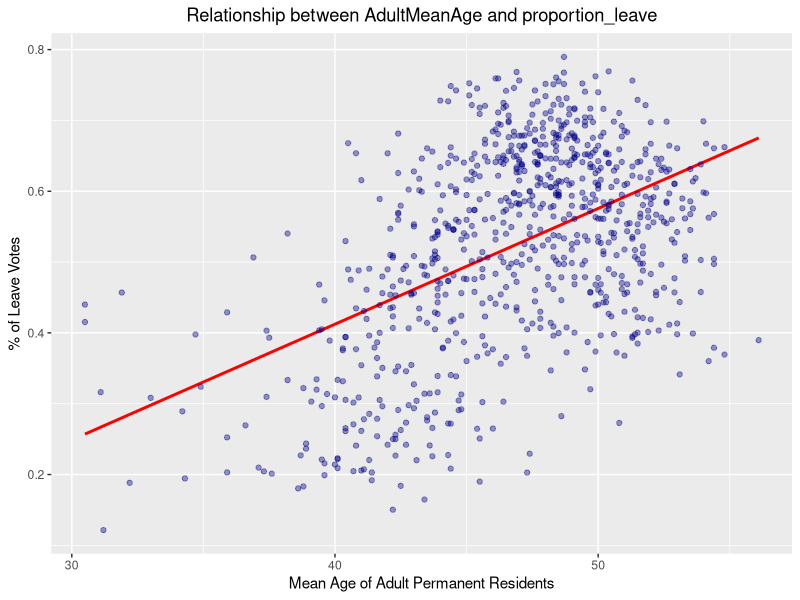
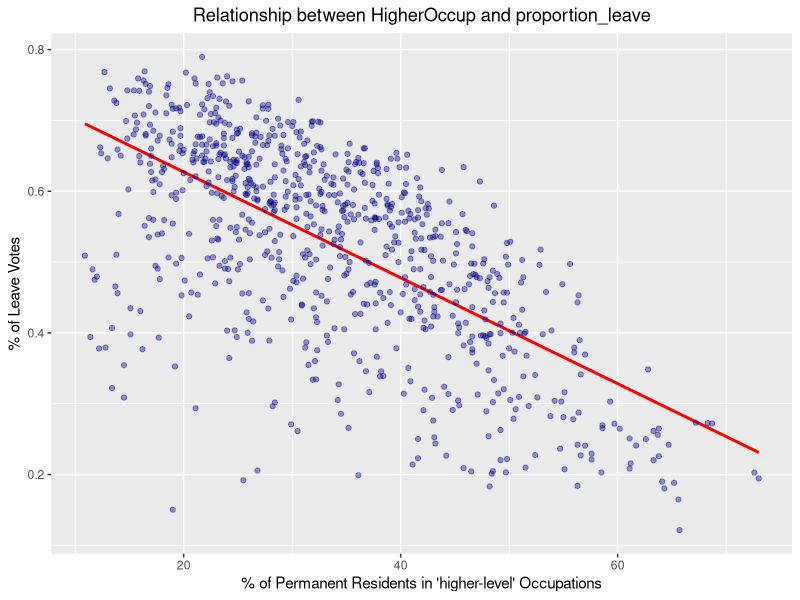
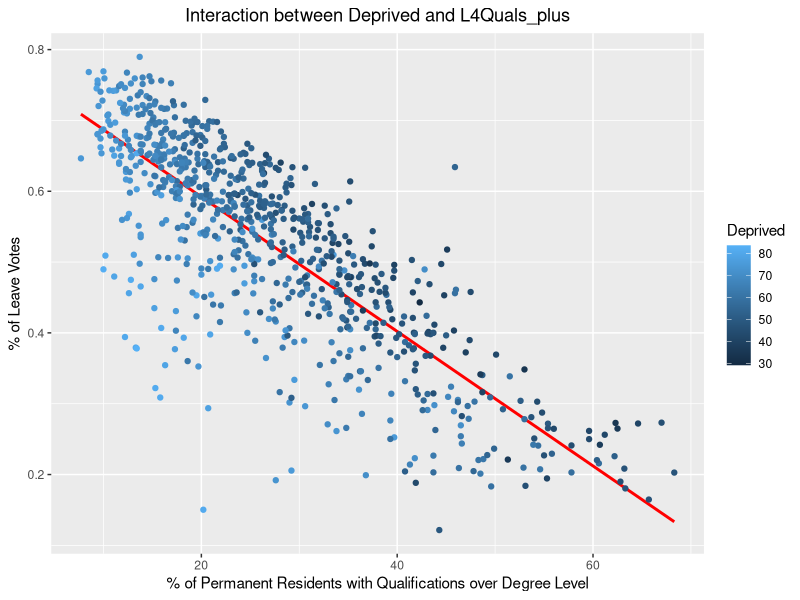
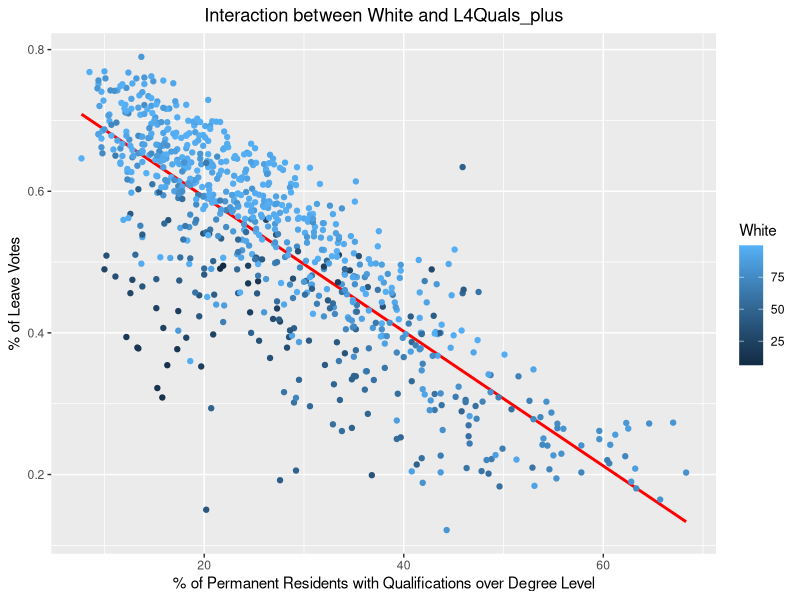
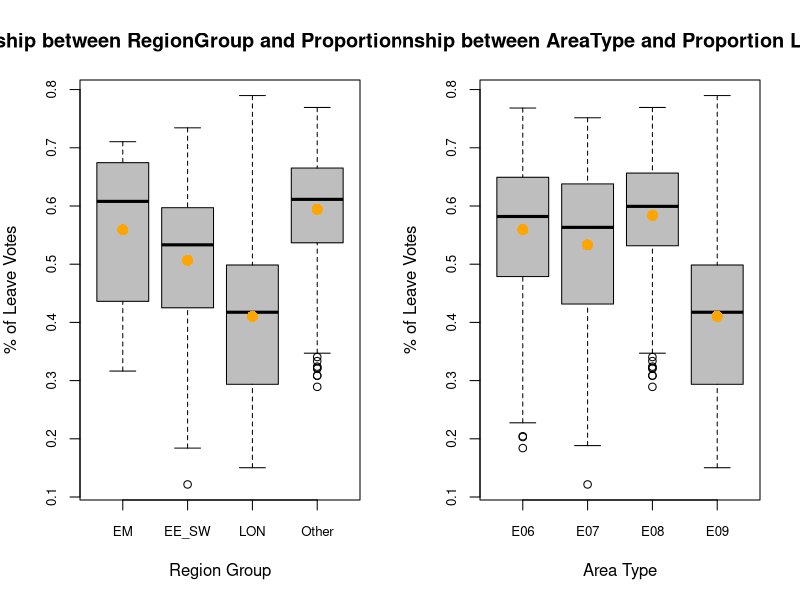
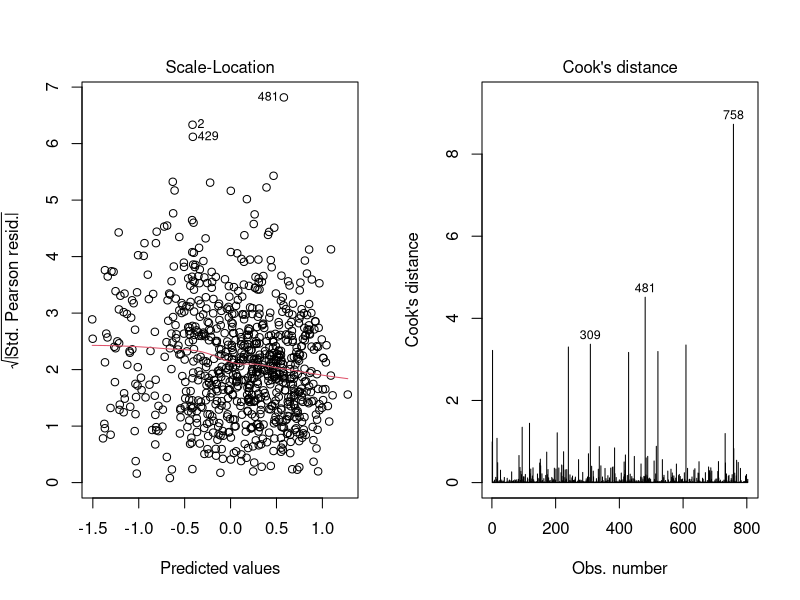
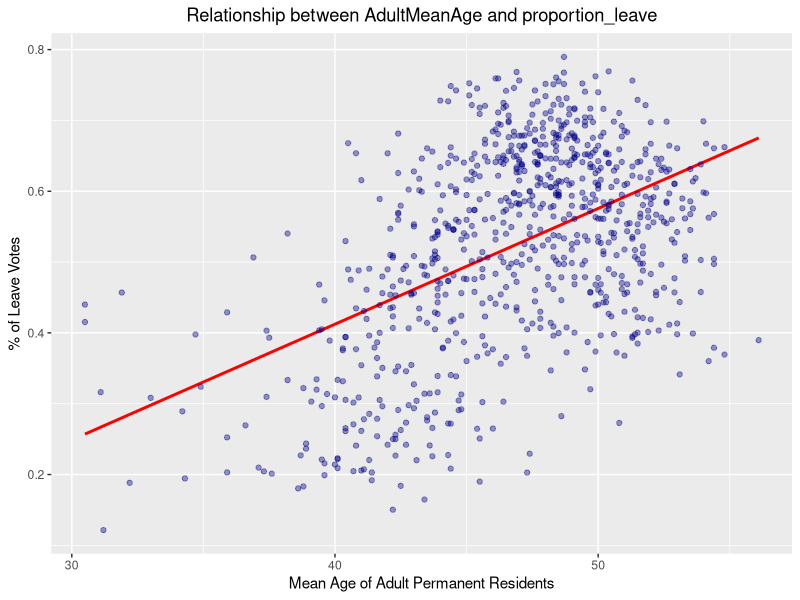
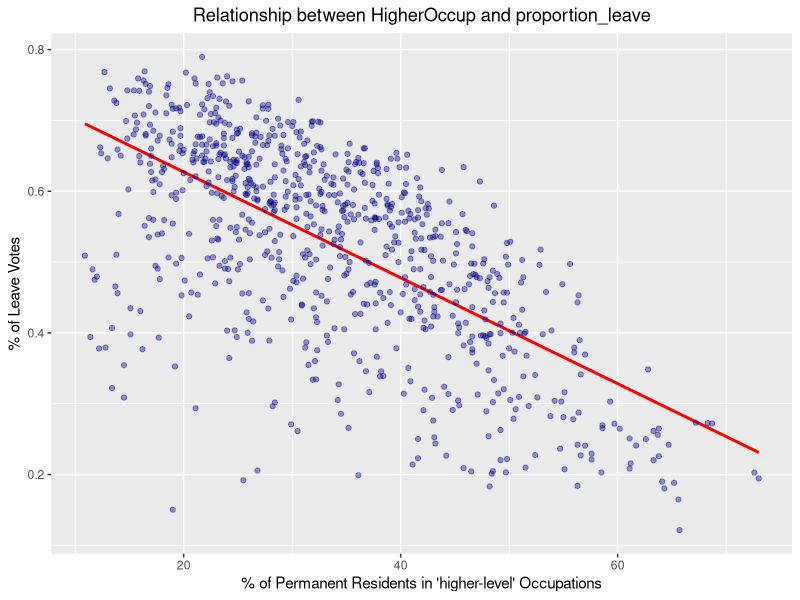

These figures' R source, in order:
#######################################################################
#######################################################################
######                                                           ######
######                 STAT0023 - ICA 2 Main Code                ######
######                                                           ######
#######################################################################
#######################################################################

sink("ICA2_Code_Output.txt")

# Importing allowed Libraries
library("mgcv")
library("ggplot2")
library("grDevices")
library("lattice")
library("MASS")


################################################################################

# DATA PROCESSING
cat("\nDATA PROCESSING\n")

cat("######################################################################################################")


# Load the ReferendumResults.csv data into a variable called "Votedata"
Votedata <- read.csv("ReferendumResults.csv")


# HIERACHICAL CLUSTERING - Analysis and Output

library(cluster)
# Compute the average values for each region in the Votedata dataset
avg_region_values <- aggregate(Votedata[, -(1:6)], by=list(Votedata$RegionName), FUN=mean)

# Set the row names of the avg_region_values data frame to the corresponding region names
rownames(avg_region_values) <- avg_region_values[, 1]

# Standardize the average values to have a mean of 0 and standard deviation of 1
standardized_avgs <- scale(avg_region_values[, -1])

# Compute the pairwise distances between the standardized average values using Euclidean distance
pairwise_dists <- dist(standardized_avgs)

# Perform hierarchical clustering using complete linkage and store the resulting tree
hierarchical_tree <- hclust(pairwise_dists, method="complete")

# Create a new factor variable called "RegionGroup" based on the values of "RegionName"
Votedata$RegionGroup <- factor(Votedata$RegionName, 
                               levels = c("East Midlands", "East of England", 
                                          "London", "North East", "North West", 
                                          "South East", "South West", "West Midlands", 
                                          "Yorkshire and The Humber"))

# Rename the levels of the "RegionGroup" factor variable based on the region numbers
levels(Votedata$RegionGroup) <- c("EM", "EE_SW", "LON", "Other", "Other", "EE_SW", 
                                  "EE_SW", "Other", "Other")

# Remove rows where the "Leave" column is -1, and save the updated dataframe to "Votedata"
testing <- Votedata[Votedata$Leave == -1,]
Votedata <- Votedata[Votedata$Leave != -1,]

# Determine the optimal number of clusters
clustered_regions <- cutree(hierarchical_tree, k=4)
cat("\nDisplay the new numbered labelling of RegionName, we'll relabel them with the corresponding Categorical labels we:\n")
print(clustered_regions)

# Create a new variable called "proportion_leave" by dividing the "Leave" column 
# by the "NVotes" column
Votedata$proportion_leave <- Votedata$Leave / Votedata$NVotes

# Display the summary statistics of the proportion of leave votes in each ward
cat("\nDisplay the summary statistics of the proportion of leave votes in each ward:\n")
print(summary(Votedata$proportion_leave))

# View the first few rows of the updated dataframe
cat("\nView the first few rows of the updated dataframe\n")
print(head(Votedata))


################################################################################

# EXPLORATORY DATA ANALYSIS
cat("\nEXPLORATORY DATA ANALYSIS\n")

cat("######################################################################################################")


# Calculate the correlation between the proportion of people who voted Leave and 
# the average adult age
cat("\nCalculate the correlation between the proportion of people who voted Leave and the average adult age\n")

print(round(cor(Votedata$proportion_leave, Votedata$AdultMeanAge),2))

# Calculate the correlation between the proportion of people who voted Leave and 
# the overall mean age
cat("\nCalculate the correlation between the proportion of people who voted Leave and the overall mean age\n")
print(round(cor(Votedata$proportion_leave, Votedata$MeanAge),2))

# Figure 1: Scatter plot of proportion_leave against AdultMeanAge
cat("\nFigure 1: Included Separately\n")
plot1 <- ggplot(Votedata, mapping = aes(x=AdultMeanAge, y = proportion_leave)) +
  stat_smooth(method = "lm", col = "red", se = FALSE) +
  geom_point(color = "darkblue", alpha=0.4) +
  labs(x = "Mean Age of Adult Permanent Residents",
       y = "% of Leave Votes") +
  ggtitle("Relationship between AdultMeanAge and proportion_leave") +
  theme(plot.title = element_text(hjust = 0.5))
print(plot1)

# Calculate the correlation between the percentage of people aged 20-24 and 65-74 
# who voted
cat("\nCalculate the correlation between the percentage of people aged 20-24 and 65-74 who voted\n")
print(round(cor(Votedata$Age_20to24, Votedata$Age_65to74),2))

# Calculate the correlation between the proportion of people who voted Leave and 
# the percentage of people with L4 qualifications or higher
cat("\nCalculate the correlation between the proportion of people who voted Leave and the percentage of people with L4 qualifications or higher\n")
print(round(cor(Votedata$proportion_leave, Votedata$L4Quals_plus),2))

# Figure 2: Scatter plot of proportion_leave against HigherOccup
cat("\nFigure 2: Included Separately\n")
plot2 <- ggplot(Votedata, mapping = aes(x=HigherOccup, y = proportion_leave)) +
  stat_smooth(method = "lm", col = "red", se = FALSE) +
  geom_point(color = "darkblue", alpha=0.4) +
  labs(x = "% of Permanent Residents in 'higher-level' Occupations",
       y = "% of Leave Votes") +
  ggtitle("Relationship between HigherOccup and proportion_leave") +
  theme(plot.title = element_text(hjust = 0.5))
print(plot2)

# Calculate the correlation between the proportion of people who voted Leave and
# the percentage of people in higher occupation categories
cat("\nCalculate the correlation between the proportion of people who voted Leave and the percentage of people in higher occupation categories\n")
print(round(cor(Votedata$proportion_leave, Votedata$HigherOccup),2))


# Calculate the correlation between Education and Occupation group 
cat("\nCalculate the correlation between Education and Occupation group \n")
print(cor(Votedata[c("NoQuals", "L4Quals_plus", "HigherOccup", "RoutineOccupOrLTU")]))

# Calculate the correlation between the proportion of people who voted Leave and 
# the percentage of people in privately rented accommodation, as well as social housing
cat("\nCalculate the correlation between the proportion of people who voted Leave and the percentage of people in privately rented accommodation, as well as social housing\n")
print(cor(Votedata[c("proportion_leave", "PrivateRent", "SocialRent")]))


# Calculate the correlation between the three social grade variables
cat("\nCalculate the correlation between the three social grade variables\n")
print(cor(Votedata[c("C1C2DE", "C2DE", "DE")]))

# Figure 3: Interaction between L4Quals_plus and Deprived
cat("\nFigure 3: Included Separately\n")
plot3 <- ggplot(Votedata, mapping = aes(x=L4Quals_plus, y = proportion_leave, color = Deprived)) +
  stat_smooth(method = "lm", col = "red", se = FALSE) +
  geom_point() +
  scale_color_gradient() +
  labs(x = "% of Permanent Residents with Qualifications over Degree Level",
       y = "% of Leave Votes") +
  ggtitle("Interaction between Deprived and L4Quals_plus") +
  theme(plot.title = element_text(hjust = 0.5))
print(plot3)

# Calculate the correlation between the proportion of people who voted Leave and 
# the population density
cat("\nCalculate the correlation between the proportion of people who voted Leave and the population density\n")
print(round(cor(Votedata$proportion_leave, Votedata$Density),2))


# Figure 4: Box Plots of proportion_leave against RegionGroup and AreaType

# proportion_leave & RegionGroup

cat("\nFigure 4: Included Separately\n")

png("Figure 4.png", width = 1000, height = 500)

par(mfrow = c(1, 2), mar = c(5, 4, 4, 2))

boxplot(Votedata$proportion_leave~Votedata$RegionGroup, ylab = "% of Leave Votes", xlab = "Region Group",
        col = "grey", main = "Relationship between RegionGroup and Proportion Leave Votes", cex.axis = 0.8)
points(c(mean(Votedata$proportion_leave[Votedata$RegionGroup=="EM"]),
         mean(Votedata$proportion_leave[Votedata$RegionGroup=="EE_SW"]),
         mean(Votedata$proportion_leave[Votedata$RegionGroup=="LON"]),
         mean(Votedata$proportion_leave[Votedata$RegionGroup=="Other"])),
       pch=16, cex=1.5,col="orange")

# proportion_leave & AreaType

boxplot(Votedata$proportion_leave~Votedata$AreaType, ylab = "% of Leave Votes", xlab = "Area Type",
        col = "grey", main = "Relationship between AreaType and Proportion Leave Votes", cex.axis = 0.8)
points(c(mean(Votedata$proportion_leave[Votedata$AreaType=="E06"]),
         mean(Votedata$proportion_leave[Votedata$AreaType=="E07"]),
         mean(Votedata$proportion_leave[Votedata$AreaType=="E08"]),
         mean(Votedata$proportion_leave[Votedata$AreaType=="E09"])),
       pch=16, cex=1.5,col="orange")

dev.off()



# Figure 5: Interaction between L4Quals_plus and White

cat("\nFigure 5: Included Separately\n")

plot5 <- ggplot(Votedata, mapping = aes(x=L4Quals_plus, y = proportion_leave, color = White)) +
                stat_smooth(method = "lm", col = "red", se = FALSE) +
                geom_point() +
                scale_color_gradient() +
                labs(x = "% of Permanent Residents with Qualifications over Degree Level",
                     y = "% of Leave Votes") +
                ggtitle("Interaction between White and L4Quals_plus") +
                theme(plot.title = element_text(hjust = 0.5))
print(plot5)


################################################################################
cat("######################################################################################################")


# MODELLING
cat("\nMODELLING\n")
cat("######################################################################################################")


# MODEL 1: ALL RELEVANT VARIABLES AND INTERACTION TERMS
model1 <- glm(proportion_leave ~
                RegionGroup
              + AdultMeanAge
              + White
              + Owned
              + OwnedOutright
              + PrivateRent
              + NoQuals
              + L4Quals_plus
              + Unemp
              + UnempRate_EA
              + RoutineOccupOrLTU
              + HigherOccup
              + Density
              + Deprived
              + MultiDepriv
              + C2DE
              + DE
              + White * L4Quals_plus
              + L4Quals_plus*Deprived
              , weight = NVotes, family=binomial(link="logit"), data = Votedata)

# Summary output of Model 1
cat("\nMODEL 1 Output:\n")
print(summary(model1))


# MODEL 1: DIAGNOSTIC PLOTS

cat("\nFigure 6: Included Separately\n")

png(file = "Figure 6.png", width = 800, height = 400)

par(mfrow = c(1,2))
plot(model1, which = c(3,4))

dev.off()


# Calculate Variance of Pearson Residuals

cat("\nCalculate Variance of Pearson Residuals\n")

print(sum(resid(model1,type="pearson")^2 ) / model1$df.residual)

# Calculate number of influential observation based on Cook's distance values

cat("\nCalculate number of influential observation based on Cook's distance values\n")

print(sum(cooks.distance(model1) > (8/(803-2*22))))


cat("######################################################################################################")


# MODEL 2: Account for Over dispersion

model2 <- update(model1, .~., family=quasibinomial(link="logit"))

cat("\nMODEL 2 Output\n")
print(summary(model2))

# Calculate number of influential observation based on Cook's Distance values

cat("\nCalculate number of influential observation based on Cook's Distance values\n")
print(sum(cooks.distance(model2) > (8/(803-2*22))))


cat("######################################################################################################")

# MODEL 3: Evaluating covariates from Model 2

cat("\nMODEL 3\n")


# Remove the 'Owned' covariate from Model 2 and create a new model & Compare the original model and the new model using an ANOVA test
cat("\nRemove the 'Owned' covariate from Model 2 and new model & Compare the original model and the new model using an ANOVA test\n")
model2_remove1 <- update(model2, .~. - Owned)
print(anova(model2, model2_remove1, test = "F"))

cat("######################################################################################################")

# Remove the 'OwnedOutright' covariate from the previous model and create a new model 
cat("\nRemove the 'OwnedOutright' covariate from the previous model and create a new model\n")
model2_remove2 <- update(model2_remove1, .~. - OwnedOutright)
print(anova(model2_remove1, model2_remove2, test = "F"))

cat("######################################################################################################")

# Remove the 'PrivateRent' covariate from the previous model and create a new model
cat("\nRemove the 'PrivateRent' covariate from the previous model and create a new model\n")
model2_remove3 <- update(model2_remove2, .~. - PrivateRent)
print(anova(model2_remove2, model2_remove3, test = "F"))

cat("######################################################################################################")


# Create FINAL MODEL 3 by removing all covariates from Model 2 that were evaluated in the previous steps

model3 <- update(model2, .~. - Owned - OwnedOutright - PrivateRent)

# Print a summary of Model 3
cat("\nModel 3 Output\n")
summary(model3)

# Calculate the ratio of deviance of model2 to its null deviance
cat("\nCalculate the ratio of deviance of model2 to its null deviance\n")
print(1 - model2$deviance / model2$null.deviance)

# Calculate the ratio of deviance of model3 to its null deviance
cat("\nCalculate the ratio of deviance of model3 to its null deviance\n")
print(1 - model3$deviance / model3$null.deviance)

# Calculate number of influential observation based on Cook's Distance values
cat("\nCalculate number of influential observation based on Cook's Distance values\n")
print(sum(cooks.distance(model3) > (8/(803-2*15))))


######################################################################################################
cat("######################################################################################################")

# PREDICTION

# FITTING ON TRAINING DATA

prediction_1 <- predict(model1, data = Votedata, se.fit = TRUE, type = 'response')
prediction_2 <- predict(model2, data = Votedata, se.fit = TRUE, type = 'response')
prediction_3 <- predict(model3, data = Votedata, se.fit = TRUE, type = 'response')



plot_prediction <- function(prediction, model_num) {
  
  plot <- ggplot(data = data.frame(x = prediction$fit, y = Votedata$proportion_leave)) + 
              geom_point(aes(x = x, y = y), size = 3, alpha = 0.4, color = "darkblue") +
              labs(x = "Predicted Proportion of Leave Votes",
                   y = "Observed Proportion of Leave Votes",
              title = paste0("Model ", model_num)) +
              geom_abline(intercept=0, slope=1, color="red") +
              xlim(0, 1) +
              theme(plot.title = element_text(hjust = 0.5))
              return(plot)
}

plot7 <- plot_prediction(prediction_1, 1)
plot8 <- plot_prediction(prediction_2, 2)
plot9 <- plot_prediction(prediction_3, 3)

cat("\nFigure 7: Included Separately\n")
cat("\nFigure 8: Included Separately\n")
cat("\nFigure 9: Included Separately\n")


# PREDICTION ON PROVIDED MISSING DATA

prediction_final <- predict(model3, newdata = testing, se.fit = TRUE, type = 'response')

# Create a data frame with the prediction and standard error
prediction_df <- data.frame(testing$ID, prediction_final$fit, prediction_final$se.fit)

# Write the data frame to a .dat file
write.table(prediction_df, "ICA_GROUP_J_pred", sep = " ", row.names = FALSE, col.names = FALSE)


######################################################################################################


# EXPORT THE PLOTS

ggsave("Figure 1.png", plot=plot1, width=8, height=4)
ggsave("Figure 2.png", plot=plot2, width=8, height=4)
ggsave("Figure 3.png", plot=plot3, width=8, height=4)
# Figure 4 plot use PNG function to save
ggsave("Figure 5.png", plot=plot5, width=8, height=4)
# Figure 6 is Diagnostic Plot of Model 1, use PNG
ggsave("Figure 7.png", plot=plot7, width=8, height=4)
ggsave("Figure 8.png", plot=plot8, width=8, height=4)
ggsave("Figure 9.png", plot=plot9, width=8, height=4)

sink(); par(mfrow=c(1,1))






